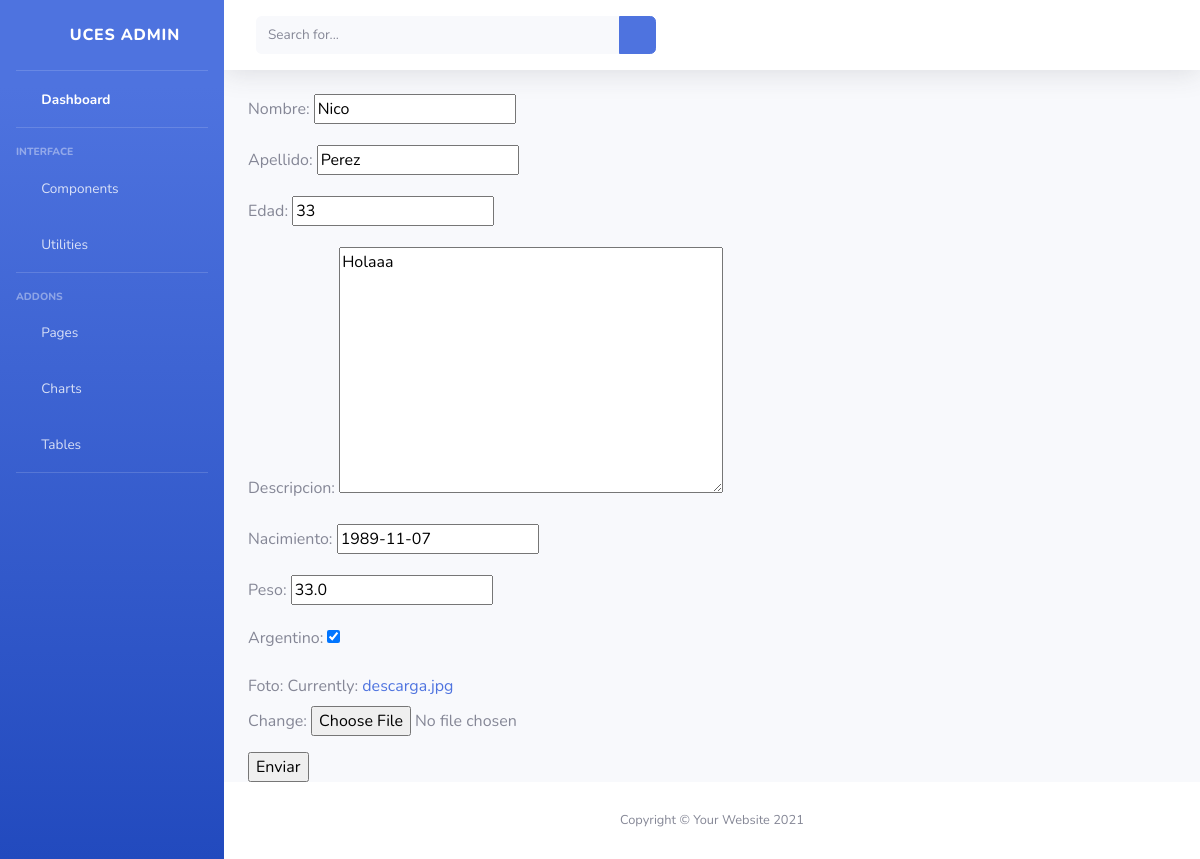
The page /Aplicacion1/persona/editar/1 on the database its author committed.
### Aplicacion1/models.py (models this page shows, shortened)
class Persona(models.Model):
    nombre = models.CharField(max_length=30)
    apellido = models.CharField(max_length=30)
    edad = models.IntegerField()
    descripcion = models.TextField()
    nacimiento = models.DateField()
    peso = models.FloatField()
    argentino = models.BooleanField()
    foto = models.ImageField()

### Aplicacion1/views.py (the view)
# urls.py: path('persona/editar/<pk>', views.PersonaUpdate.as_view(), name='EditPersona'),
class PersonaUpdate(UpdateView):
    model = Persona
    success_url  = "/Aplicacion1/persona/list"
    fields = ["nombre","apellido","edad","descripcion","nacimiento","peso","argentino","foto"]

### Aplicacion1/templates/Aplicacion1/persona_form.html (shortened to what this page needs)
{% extends "Aplicacion1/padre.html" %}
{% load static %}
        {% block contenido %}
        <form method="post" enctype="multipart/form-data">
            {{ form.as_p }}
            <input type="submit" value="Enviar">
        </form>
        {% endblock %}

### rows shown on the page
Persona: nombre "Nico", apellido "Perez", edad "33", descripcion "Holaaa", nacimiento "1989-11-07", peso "33.0", argentino "☑"
